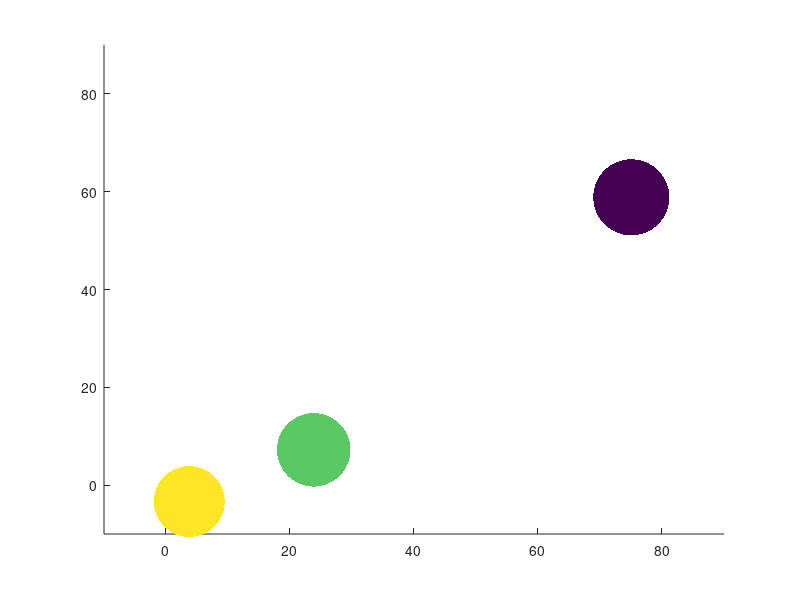

Here is the MATLAB script that generated this plot: (Note: this script raises an error after producing the figure.)
data = dlmread('combined_data_25.txt', ' ', 1, 0);


cluster = (data(:, 1)+1);
y = data(:, 3);    
z = data(:, 4);    
size_values = data(:, 2) * 100; 

figure;

scatter(y, z, size_values, cluster/2, 'filled');
xlim([-10,90]);
ylim([-10,90]);
clim([0 70]);
colorbar('TickLabelInterpreter', 'latex');
colormap(parula);
xlabel('x dimension (\AA)','Interpreter', 'latex','FontSize', 20);
ylabel('y dimension (\AA)','Interpreter', 'latex','FontSize', 20);
set(gca,'fontsize', 20,'TickLabelInterpreter', 'latex','box', 'on');
set(gcf, 'Position', [100, 100, 450, 400]);
